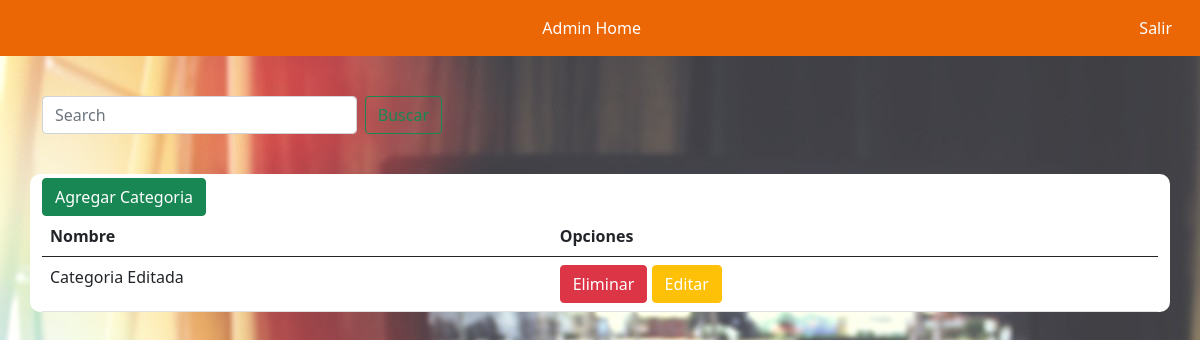
/productos/listar-categoria/, run on an earlier commit of the app's database.
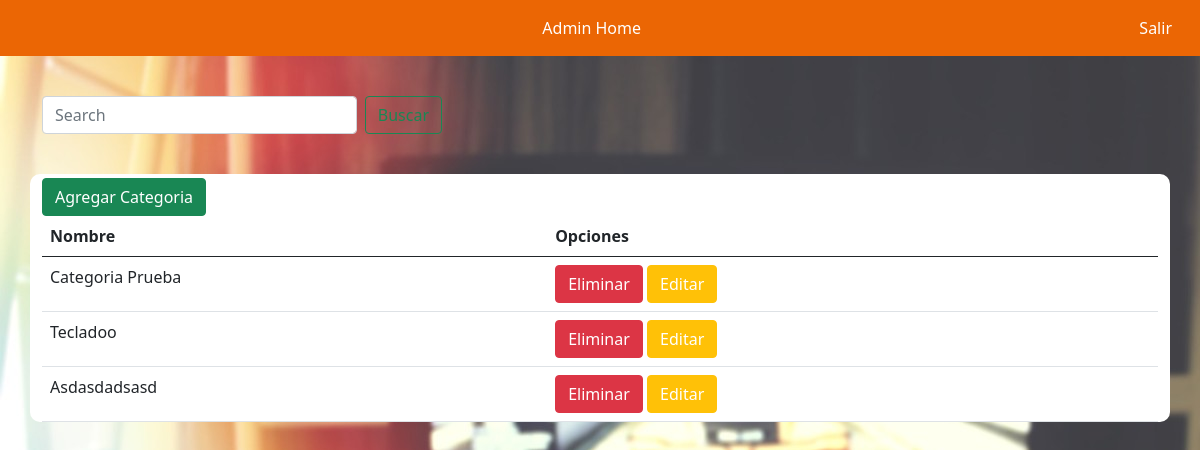
And on a later commit of the database.
### producto/models.py (models this page shows, shortened)
class Categoria(models.Model):
    id_categoria = models.AutoField(primary_key=True)
    descripcion = models.CharField(max_length=30)

### producto/views.py (the view)
# urls.py: path('listar-categoria/', listar_categoria, name="categorias"),
def listar_categoria(request):
    busqueda = request.GET.get("buscar")
    categorias = Categoria.objects.all()
    if busqueda:
        categorias = Categoria.objects.filter(
            Q(Categoria__icontains = busqueda)
        ).distinct()
    return render(request, 'categoria/listaCategorias.html', {'entity':categorias})

### carrito/context_processor.py (called while the page is built)
def importe_total_carro(request):
    total=0
    if 'carro' in request.session:
        for key, value in request.session["carro"].items():
            total=total+(float(value["precio"]))
    return {"importe_total_carro":total}

### producto/templates/categoria/listaCategorias.html (shortened to what this page needs)
{% extends 'baseadmin.html' %}
{% load static %}
{% block body %}
<div class="container-sm">
    <form class="d-flex" id="barraBusqueda" method="GET">
        <input class="form-control me-2" type="search" placeholder="Search" aria-label="Search" name="buscar"
            value="{{request.GET.buscar}}">
        <button class="btn btn-outline-success" type="submit">Buscar</button>
    </form>
</div>
<div class="container-sm" id="categorias">
    <button type="button" class="btn btn-success mt-1"><a href="{% url 'agregar_categoria' %}">Agregar Categoria</a></button>
    <table class="table">
        <thead>
            <tr>
                <th scope="col">Nombre</th>
                <th scope="col">Opciones</th>
            </tr>
        </thead>
        <tbody>
            {% for p in entity %}
            <tr>
                <td>{{ p.descripcion | title }}</td>
                <td>
                    <button type="button" class="btn btn-danger"><a href="#" onclick="AlertEliminarCategoria({{ p.id_categoria }});">Eliminar</a></button>
                    <button type="button" class="btn btn-warning"><a href="{% url 'modificar_categoria' p.id_categoria %}">Editar</a></button>
                </td>
            </tr>
            {% endfor %}
        </tbody>
    </table>
</div>
{% endblock %}

What changed in the data, as far as the page shows it:
changed Categoria: descripcion "Categoria Editada" → "Categoria Prueba"
added Categoria: descripcion "Tecladoo"
added Categoria: descripcion "Asdasdadsasd"
